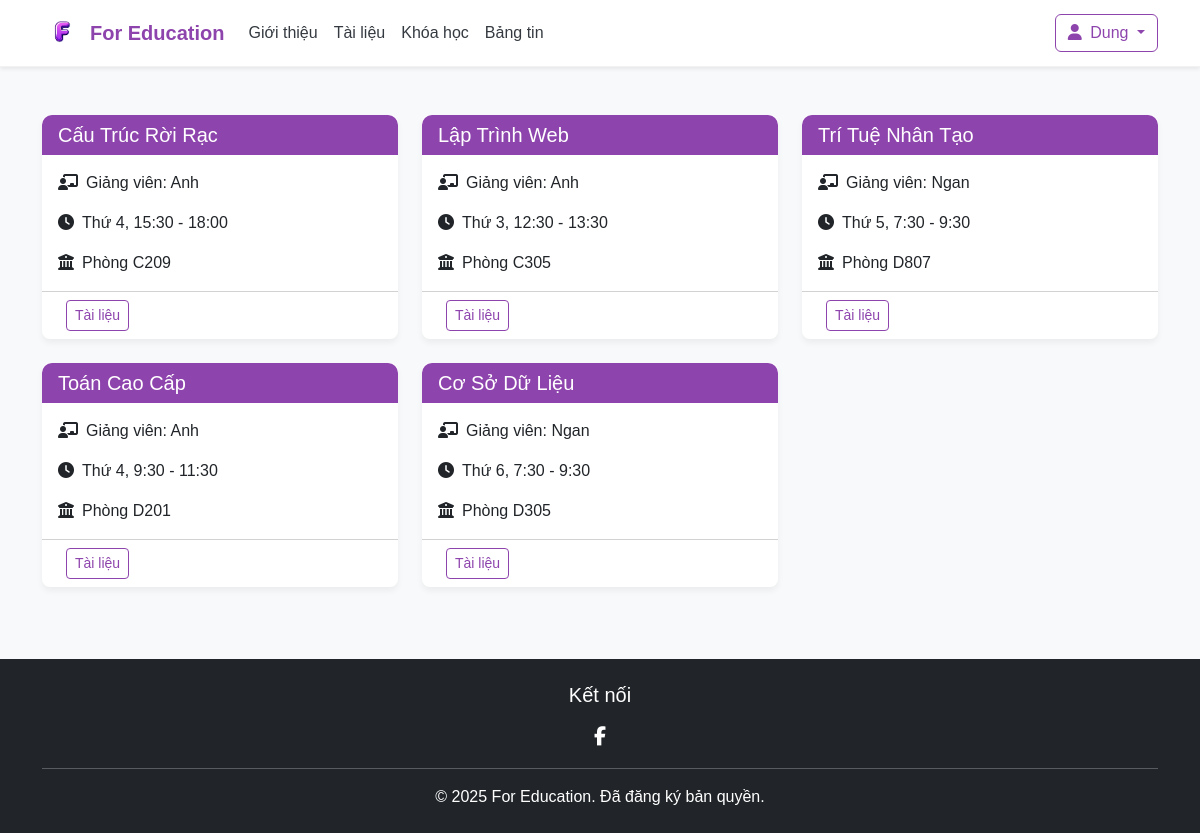
Page /index.php?act=myclasses (signed in) on the committed database.
### tables this page shows
CREATE TABLE `myclass` (
  `class_id` int(11) NOT NULL,
  `name` varchar(100) NOT NULL,
  `teacher_id` int(11) DEFAULT NULL,
  `schedule` varchar(100) DEFAULT NULL,
  `room` varchar(50) DEFAULT NULL
);

CREATE TABLE `users` (
  `id` int(11) NOT NULL,
  `full_name` varchar(100) NOT NULL,
  `username` varchar(50) NOT NULL,
  `email` varchar(100) NOT NULL,
  `password_hash` varchar(255) NOT NULL,
  `role` enum('student','teacher','admin') DEFAULT 'student'
);

### models/pdo.php (called while the page is built, shortened)
<?php
function pdo_get_connection() {
    $dburl = "mysql:host=localhost;dbname=education;charset=utf8";
    $username = "root";
    $password = "";
    try {
        $pdo = new PDO($dburl, $username, $password);
        $pdo->setAttribute(PDO::ATTR_ERRMODE, PDO::ERRMODE_EXCEPTION);
        return $pdo;
    } catch (PDOException $e) {
        die("Connection failed: " . $e->getMessage());
    }
}
function pdo_query($sql){
    $sql_args = array_slice(func_get_args(), 1);
    try{
        $conn = pdo_get_connection();
        $stmt = $conn->prepare($sql);
        $stmt->execute($sql_args);
        $rows = $stmt->fetchAll();
        return $rows;
    }
    catch(PDOException $e){
        throw $e;
    }
    finally{
        unset($conn);
    }
}

### models/class.php (called while the page is built)
<?php
require_once "pdo.php";
function get_myclass() {
    $sql = "SELECT c.*, u.full_name AS teacher_name
            FROM myclass c
            JOIN users u ON c.teacher_id = u.id
            WHERE u.role = 'teacher'
            ORDER BY c.class_id DESC";
    return pdo_query($sql);
}
?>

### view/myclass.php (the view, shortened to what this page needs)
<?php
$html_class = '';
foreach ( $classes as $class ) {
    extract($class);
    $html_class .= '<div class="col-lg-4 col-md-6 mb-4">
                <div class="card subject-card">
                    <div class="card-header bg-primary text-white">
                        <h5 class="card-title mb-0">'.$name.'</h5>
                    </div>
                    <div class="card-body">
                        <p class="card-text"><i class="fas fa-chalkboard-teacher me-2"></i>Giảng viên: '.$teacher_name.'</p>
                        <p class="card-text"><i class="fas fa-clock me-2"></i>'.$schedule.'</p>
                        <p class="card-text"><i class="fas fa-university me-2"></i>'.$room.'</p>
                    </div>
                    <div class="card-footer bg-transparent">
                        <a href="tailieu.php?class_id='.$class_id.'" class="btn btn-outline-primary btn-sm ms-2">Tài liệu</a>
                    </div>
                </div>
            </div>';
}
?>
    <div class="container my-5">
        <div class="row">
            <?=$html_class?>
        </div>
    </div>

### layout/css/index.css (style rules this page uses)
:root { --primary: #8E44AD; --background: #F8F9FA; --text: #343A40; --accent: #FDCB6E; }
body { background-color: var(--background); color: var(--text); font-family: -apple-system, BlinkMacSystemFont, "Segoe UI", Roboto, Helvetica, Arial, sans-serif; }
.btn-outline-primary { color: var(--primary); border-color: var(--primary); }
.btn-outline-primary { border-color: var(--primary); color: var(--primary); }

### layout/css/myclass.css (style rules this page uses)
:root { --primary-color: #8E44AD; --background-color: #F8F9FA; --text-color: #343A40; --accent-color: #FDCB6E; }
body { background-color: var(--background-color); color: var(--text-color); font-family: 'Segoe UI', Tahoma, Geneva, Verdana, sans-serif; }
.subject-card { border: none; border-radius: 10px; box-shadow: 0 4px 6px rgba(0, 0, 0, 0.05); transition: transform 0.3s, box-shadow 0.3s; height: 100%; }
.card-header { border-radius: 10px 10px 0 0 !important; }
.bg-primary { background-color: var(--primary-color) !important; }
.btn-outline-primary { color: var(--primary-color); border-color: var(--primary-color); }

### layout/css/DocumentListPage.css (style rules this page uses)
:root { --primary: #8E44AD; --background: #F8F9FA; --text: #343A40; --accent: #FDCB6E; }
body { background-color: var(--background); color: var(--text); font-family: 'Arial', sans-serif; }
.bg-primary { background-color: var(--primary) !important; }
.btn-outline-primary { color: var(--primary); border-color: var(--primary); }
.card { border: none; border-radius: 8px; overflow: hidden; }
.card-header { border-bottom: none; }

### rows in the picture
myclass: name "Cấu Trúc Rời Rạc", teacher.full_name "Anh", schedule "Thứ 4, 15:30 - 18:00", room "Phòng C209"
myclass: name "Lập Trình Web", teacher.full_name "Anh", schedule "Thứ 3, 12:30 - 13:30", room "Phòng C305"
myclass: name "Trí Tuệ Nhân Tạo", teacher.full_name "Ngan", schedule "Thứ 5, 7:30 - 9:30", room "Phòng D807"
myclass: name "Toán Cao Cấp", teacher.full_name "Anh", schedule "Thứ 4, 9:30 - 11:30", room "Phòng D201"
myclass: name "Cơ Sở Dữ Liệu", teacher.full_name "Ngan", schedule "Thứ 6, 7:30 - 9:30", room "Phòng D305"

### other values in the picture
$_SESSION['username'] "Dung"
